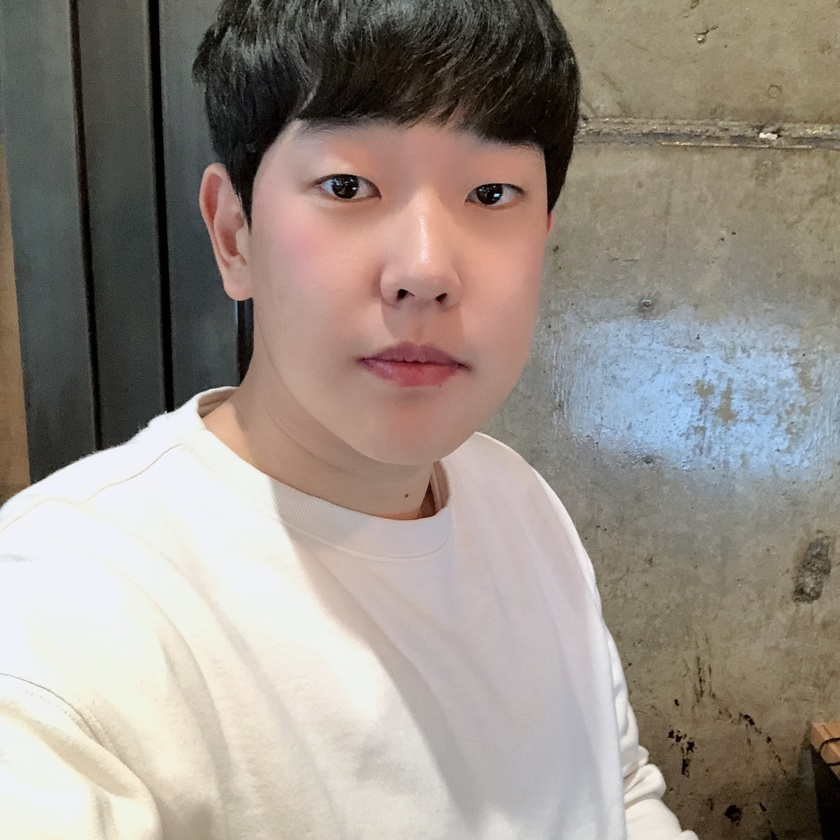
#> input picture HW/sutter/openCV/test_chun1.jpeg, 840 x 840 px, shrunk from 2160 x 2160 before the run, found by its file name
$ jupyter execute --allow-errors KeyFrameExtraction_test.ipynb   (older library calls are emulated)   (text cells are left out)
#> lines starting #> are read from the running program, lines starting #| are printed output that depends on the picture; long printed decimals are rounded; pictures that were not available may be replaced by others from this repository, and a replacement may not be noted
[cell 1]
import cv2
import numpy as np
from sklearn.preprocessing import MinMaxScaler
from skimage.feature import greycomatrix,greycoprops

[cell 2]
img = cv2.imread('./test_chun1.jpeg',-1)
#> img is the input picture: shape (840, 840, 3); mean B, G, R 135.4, 143.7, 152.9
img2 = cv2.imread('./test_chun2.jpeg',-1)
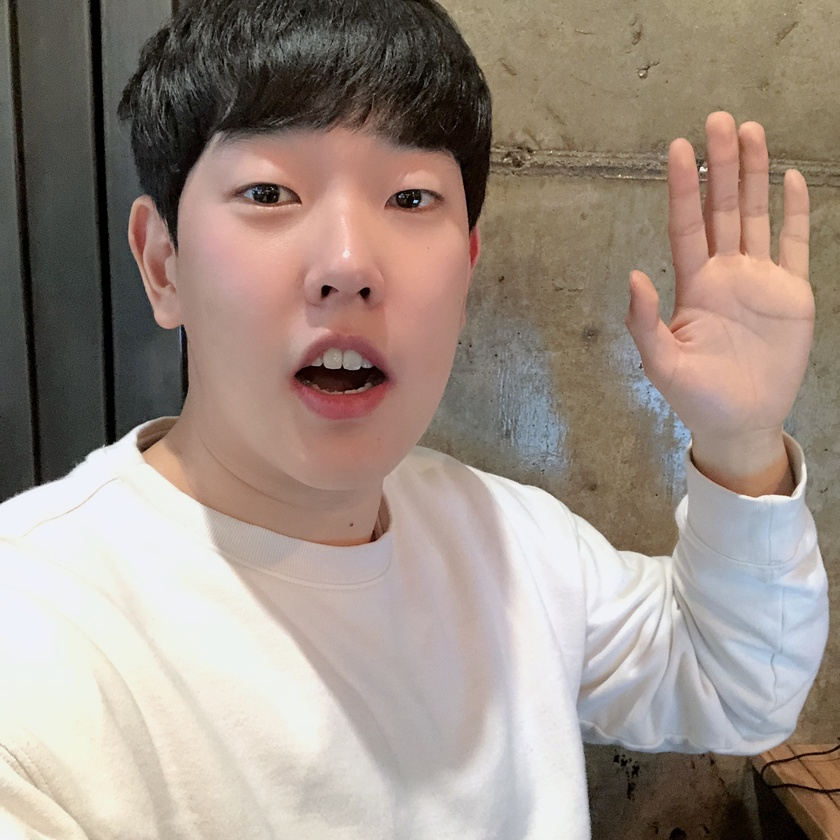
#> input picture HW/sutter/openCV/test_chun2.jpeg, 840 x 840 px, shrunk from 2160 x 2160 before the run, found by its file name
#> img2 is the input picture: shape (840, 840, 3); mean B, G, R 133.7, 143.4, 157.4
img3 = cv2.imread('./test_jin.jpg',0)
scaler = MinMaxScaler()

[cell 3]
hist = cv2.calcHist([img],[0],None,[256],[0,256])
#> hist = 256 values, max 8756 at index 249, min 4 at index 255, mean 2756.2
hist2 = cv2.calcHist([img2],[0],None,[256],[0,256])
#> hist2 = 256 values, max 6732 at index 109, min 1 at index 255, mean 2756.2
hist3 = cv2.calcHist([img3],[0],None,[256],[0,256])
#> hist3 = 256 values from 0 to 0
hist = cv2.normalize(hist,hist).flatten()
#> hist = 256 values, max 0.171 at index 249, min 7.83e-05 at index 255, mean 0.054
hist2 = cv2.normalize(hist2,hist2).flatten()
#> hist2 = 256 values, max 0.137 at index 109, min 2.04e-05 at index 255, mean 0.0562
hist3 = cv2.normalize(hist3,hist3).flatten()

[cell 4]
x = cv2.compareHist(hist,hist2,cv2.HISTCMP_INTERSECT)
#> x = 12.22
x
#> Out = 12.22

[cell 5]
x2 = cv2.compareHist(hist,hist3,cv2.HISTCMP_INTERSECT)
#> x2 = 0
x2
#> Out = 0

[cell 6]
from matplotlib import pyplot as plt

[cell 7]
plt.hist(img.ravel(),256,[0,256]);
plt.show()
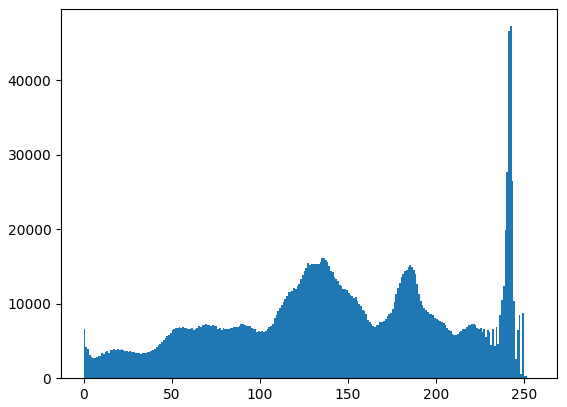
#> figure drawn by matplotlib, 1 panel; tallest bar 47240 high, from x = 242 to 243

[cell 8]
plt.hist(img2.ravel(),256,[0,256])
plt.show()
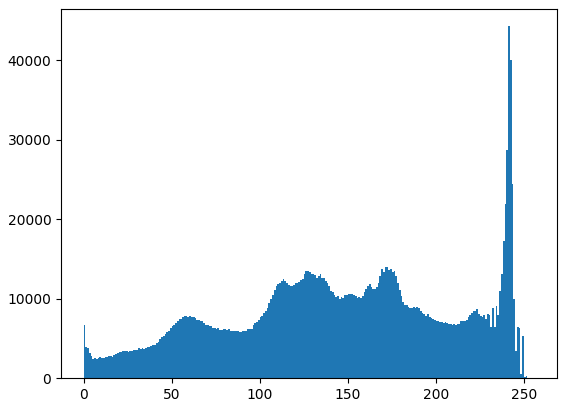
#> figure drawn by matplotlib, 1 panel; tallest bar 44273 high, from x = 241 to 242

#> (a cell that did not finish here is left out)

#> (a cell that did not finish here is left out)

#> (a cell that did not finish here is left out)

#> (a cell that did not finish here is left out)

#> (a cell that did not finish here is left out)

[cell 14]
def CombineSimilarity(img,img2):
    hist = cv2.calcHist([img],[0],None,[256],[0,256])
    hist2 = [ cv2.calcHist([x],[0],None,[256],[0,256]) for x in img2 ]
    hist = cv2.normalize(hist,hist).flatten()
    hist2 = [ cv2.normalize(x,x).flatten() for x in hist2]
    HisSimilarity = np.array([ cv2.compareHist(hist,x,cv2.HISTCMP_INTERSECT) for x in hist2])

    glcm= greycomatrix(cv2.cvtColor(img,cv2.COLOR_RGB2GRAY),[1],[0],symmetric = True,normed = True)
    glcm2 = [ greycomatrix(cv2.cvtColor(x,cv2.COLOR_RGB2GRAY),[1],[0],symmetric = True,normed = True) for x in img2]
    GLCMSimilarity = np.sum((glcm - glcm2)**2)**0.5
    return 0.7*HisSimilarity + 0.3*GLCMSimilarity

[cell 15]
def CombineSimilarity_single(img,img2):
    hist = cv2.calcHist([img],[0],None,[256],[0,256])
#> hist = 256 values, max 8756 at index 249, min 4 at index 255, mean 2756.2
    hist2 = cv2.calcHist([img2],[0],None,[256],[0,256])
#> hist2 = 256 values, max 6732 at index 109, min 1 at index 255, mean 2756.2
    hist = cv2.normalize(hist,hist).flatten()
#> hist = 256 values, max 0.171 at index 249, min 7.83e-05 at index 255, mean 0.054
    hist2 = cv2.normalize(hist2,hist2).flatten()
#> hist2 = 256 values, max 0.137 at index 109, min 2.04e-05 at index 255, mean 0.0562
    HisSimilarity = cv2.compareHist(hist,hist2,cv2.HISTCMP_INTERSECT)
#> HisSimilarity = 12.22
    print(HisSimilarity)
#| 12.219

    glcm= greycomatrix(img,[1],[0],symmetric = True,normed = True)
    glcm2 = greycomatrix(img2,[1],[0],symmetric = True,normed = True)
    GLCMSimilarity = np.sum((glcm - glcm2)**2)**0.5
    print(GLCMSimilarity)
    return 0.7*HisSimilarity + 0.3*GLCMSimilarity

#> (a cell that did not finish here is left out)

#> (a cell that did not finish here is left out)

#| 0.0

#> (a cell that did not finish here is left out)

#| 13.814

[cell 19]
vidcap = cv2.VideoCapture("./test_video.mp4")

test_image_set = []
count = 0

while(vidcap.isOpened):
    ret, image = vidcap.read()
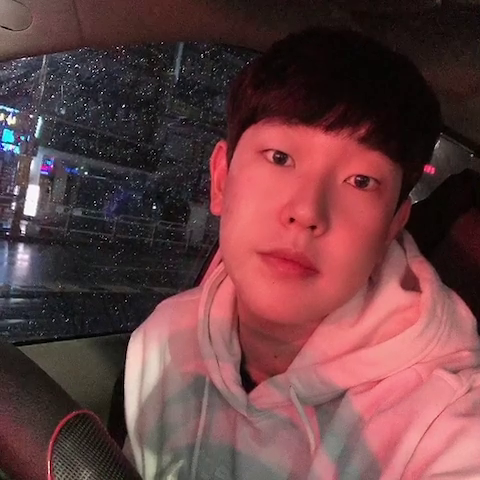
#> input picture frame 4 of HW/chuneeeee/test1.mp4, 480 x 480 px, given in place of test_video.mp4, which was not available
#> image is the input picture: shape (480, 480, 3); mean B, G, R 66.3, 63.8, 103.7
    print(ret)
#| True
    if ret:
        test_image_set.append(image)
        count +=1
        print(f"frame {count}")
    else:
            break
vidcap.release()
